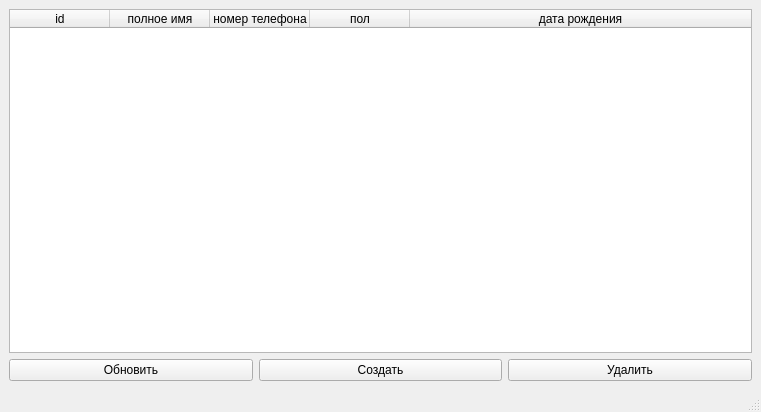
<?xml version="1.0" encoding="UTF-8"?>
<ui version="4.0">
 <class>MainWindow</class>
 <widget class="QMainWindow" name="MainWindow">
  <property name="geometry">
   <rect>
    <x>0</x>
    <y>0</y>
    <width>761</width>
    <height>412</height>
   </rect>
  </property>
  <property name="windowTitle">
   <string>Список пациентов</string>
  </property>
  <widget class="QWidget" name="centralwidget">
   <layout class="QVBoxLayout" name="verticalLayout">
    <item>
     <layout class="QGridLayout" name="gridLayout">
      <item row="1" column="0">
       <layout class="QHBoxLayout" name="horizontalLayout">
        <item>
         <widget class="QPushButton" name="push_button_update">
          <property name="text">
           <string>Обновить</string>
          </property>
         </widget>
        </item>
        <item>
         <widget class="QPushButton" name="push_button_create">
          <property name="text">
           <string>Создать</string>
          </property>
         </widget>
        </item>
        <item>
         <widget class="QPushButton" name="push_button_delete">
          <property name="text">
           <string>Удалить</string>
          </property>
         </widget>
        </item>
       </layout>
      </item>
      <item row="0" column="0">
       <widget class="QTableWidget" name="tableWidget">
        <property name="editTriggers">
         <set>QAbstractItemView::NoEditTriggers</set>
        </property>
        <property name="selectionMode">
         <enum>QAbstractItemView::ExtendedSelection</enum>
        </property>
        <property name="selectionBehavior">
         <enum>QAbstractItemView::SelectRows</enum>
        </property>
        <attribute name="horizontalHeaderStretchLastSection">
         <bool>true</bool>
        </attribute>
        <attribute name="verticalHeaderVisible">
         <bool>false</bool>
        </attribute>
        <column>
         <property name="text">
          <string>id</string>
         </property>
        </column>
        <column>
         <property name="text">
          <string>полное имя</string>
         </property>
        </column>
        <column>
         <property name="text">
          <string>номер телефона</string>
         </property>
        </column>
        <column>
         <property name="text">
          <string>пол</string>
         </property>
        </column>
        <column>
         <property name="text">
          <string>дата рождения</string>
         </property>
        </column>
       </widget>
      </item>
     </layout>
    </item>
   </layout>
  </widget>
  <widget class="QMenuBar" name="menubar">
   <property name="geometry">
    <rect>
     <x>0</x>
     <y>0</y>
     <width>761</width>
     <height>26</height>
    </rect>
   </property>
  </widget>
  <widget class="QStatusBar" name="statusbar"/>
 </widget>
 <resources/>
 <connections/>
</ui>
